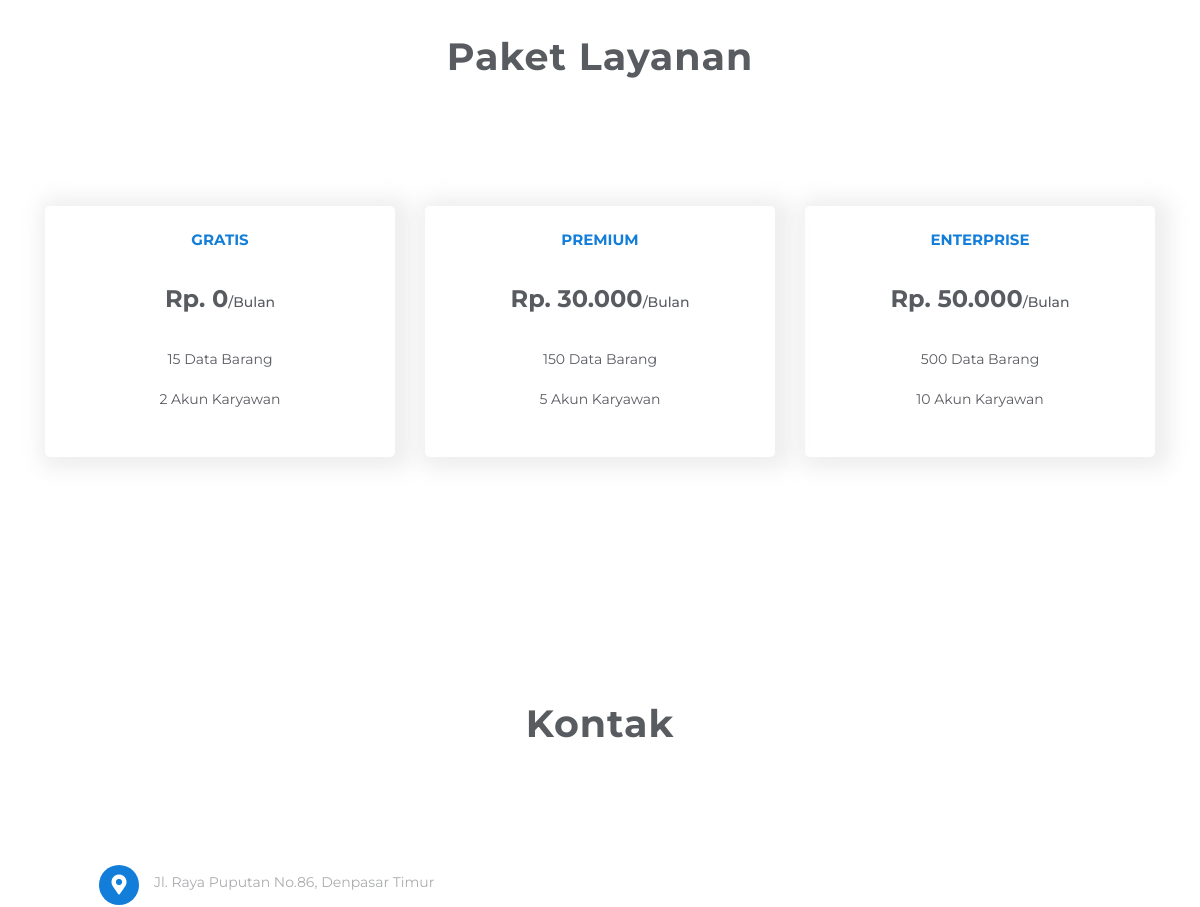
Before: / (middle part) with the older database file.
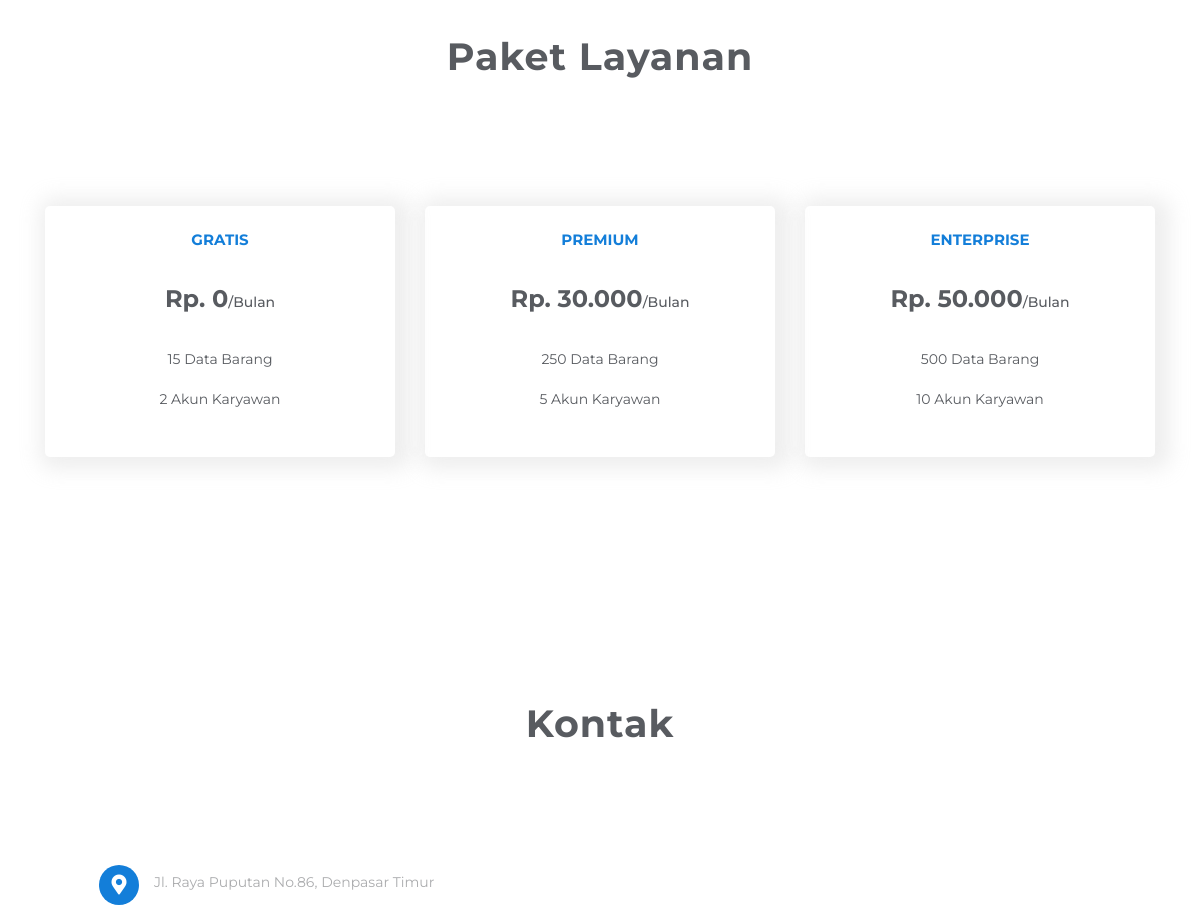
After: the same page with the newer database file.
### tables this page shows
CREATE TABLE `tb_paket` (
  `IdPaket` int(11) NOT NULL,
  `Nama` varchar(25) NOT NULL,
  `JumlahBarang` int(11) NOT NULL,
  `JumlahKaryawan` int(11) NOT NULL,
  `Harga` int(11) NOT NULL
);

CREATE TABLE `tb_user` (
  `IdUser` varchar(15) NOT NULL,
  `IdPerusahaan` varchar(15) NOT NULL,
  `NamaLengkap` varchar(100) NOT NULL,
  `Alamat` text DEFAULT NULL,
  `JenisKelamin` varchar(15) DEFAULT NULL,
  `Foto` varchar(255) DEFAULT NULL,
  `NomorTelepon` varchar(20) DEFAULT NULL,
  `Email` varchar(100) NOT NULL,
  `Password` varchar(255) NOT NULL,
  `Level` enum('Super Admin','Admin','Karyawan') NOT NULL,
  `Status` enum('Aktif','Tidak Aktif') NOT NULL,
  `TanggalDibuat` int(11) NOT NULL
);

### application/controllers/Home.php (called while the page is built, shortened)
<?php
class Home extends CI_Controller
{
    public function __construct()
    {
        $this->load->helper('rupiah_helper');
        $this->load->model('Paket_model', 'paket');
        $this->load->model('Profil_model', 'kontak');
    }
    public function index()
    {
        $data['paket_satu'] = $this->paket->paketSatu()->row_array();
        $data['paket_dua']  = $this->paket->paketDua()->row_array();
        $data['paket_tiga'] = $this->paket->paketTiga()->row_array();
        $data['kontak']     = $this->kontak->kontakLayanan()->row_array();
        $this->load->view('home', $data);
    }
}

### index.php (called while the page is built, shortened)
<?php
require_once BASEPATH.'core/CodeIgniter.php';

### application/models/Paket_model.php (called while the page is built, shortened)
<?php
class Paket_model extends CI_Model
{
    public function paketSatu()
    {
        $this->db->select('*');
        $this->db->from('tb_paket');
        $this->db->where('IdPaket', '1');
        $query = $this->db->get();
        return $query;
    }
    public function paketDua()
    {
        $this->db->select('*');
        $this->db->from('tb_paket');
        $this->db->where('IdPaket', '2');
        $query = $this->db->get();
        return $query;
    }
    public function paketTiga()
    {
        $this->db->select('*');
        $this->db->from('tb_paket');
        $this->db->where('IdPaket', '3');
        $query = $this->db->get();
        return $query;
    }
}

### application/helpers/rupiah_helper.php (called while the page is built, shortened)
<?php
if (!function_exists('rupiah')) {
    function rupiah($angka)
    {
        $rupiah = number_format($angka, 0, ',', '.');
        $hasil = "Rp. " . $rupiah;
        return $hasil;
    }
}

### application/models/Profil_model.php (called while the page is built, shortened)
<?php
class Profil_model extends CI_Model
{
    public function kontakLayanan()
    {
        $this->db->select('*');
        $this->db->from('tb_user');
        $this->db->where('IdUser', '1');
        $query = $this->db->get();
        return $query;
    }
}

### application/views/home.php (the view, shortened to what this page needs)
<!DOCTYPE html>
<html lang="en">
<head>
    <link rel="stylesheet" type="text/css" href="<?= base_url('assets'); ?>/bootstrap-4.5.3-dist/css/bootstrap.min.css">
    <link rel="stylesheet" type="text/css" href="<?= base_url('assets'); ?>/fontawesome-free/css/all.min.css">
    <link rel="stylesheet" type="text/css" href="<?= base_url('assets'); ?>/vanilla-opl/css/slicknav.css">
    <link rel="stylesheet" type="text/css" href="<?= base_url('assets'); ?>/vanilla-opl/css/owl.carousel.min.css">
    <link rel="stylesheet" type="text/css" href="<?= base_url('assets'); ?>/vanilla-opl/css/owl.theme.css">
    <link rel="stylesheet" type="text/css" href="<?= base_url('assets'); ?>/vanilla-opl/css/slick.css">
    <link rel="stylesheet" type="text/css" href="<?= base_url('assets'); ?>/vanilla-opl/css/slick-theme.css">
    <link rel="stylesheet" type="text/css" href="<?= base_url('assets'); ?>/vanilla-opl/css/animate.css">
    <link rel="stylesheet" type="text/css" href="<?= base_url('assets'); ?>/vanilla-opl/css/main.css">
    <link rel="stylesheet" type="text/css" href="<?= base_url('assets'); ?>/vanilla-opl/css/responsive.css">
</head>
<body>
    <section id="pricing" class="section-padding">
        <div class="container">
            <div class="section-header text-center">
                <h2 class="section-title wow fadeInDown" data-wow-delay="0.3s">Paket Layanan</h2>
            </div>
            <div class="row">
                <div class="col-lg-4 col-md-6 col-xs-12">
                    <div class="table wow fadeInLeft" data-wow-delay="0.3s">
                        <div class="title">
                            <h3><?= $paket_satu['Nama']; ?></h3>
                        </div>
                        <div class="pricing-header">
                            <p class="price-value"><?= rupiah($paket_satu['Harga']); ?><span>/Bulan</span></p>
                        </div>
                        <ul class="description">
                            <li><?= $paket_satu['JumlahBarang']; ?> Data Barang</li>
                            <li><?= $paket_satu['JumlahKaryawan']; ?> Akun Karyawan</li>
                        </ul>
                    </div>
                </div>
                <div class="col-lg-4 col-md-6 col-xs-12 active">
                    <div class="table wow fadeInUp" data-wow-delay="0.3s">
                        <div class="title">
                            <h3><?= $paket_dua['Nama']; ?></h3>
                        </div>
                        <div class="pricing-header">
                            <p class="price-value"><?= rupiah($paket_dua['Harga']); ?><span>/Bulan</span></p>
                        </div>
                        <ul class="description">
                            <li><?= $paket_dua['JumlahBarang']; ?> Data Barang</li>
                            <li><?= $paket_dua['JumlahKaryawan']; ?> Akun Karyawan</li>
                        </ul>
                    </div>
                </div>
                <div class="col-lg-4 col-md-6 col-xs-12">
                    <div class="table wow fadeInRight" data-wow-delay="0.3s">
                        <div class="title">
                            <h3><?= $paket_tiga['Nama']; ?></h3>
                        </div>
                        <div class="pricing-header">
                            <p class="price-value"><?= rupiah($paket_tiga['Harga']); ?><span>/Bulan</span></p>
                        </div>
                        <ul class="description">
                            <li><?= $paket_tiga['JumlahBarang']; ?> Data Barang</li>
                            <li><?= $paket_tiga['JumlahKaryawan']; ?> Akun Karyawan</li>
                        </ul>
                    </div>
                </div>
            </div>
        </div>
    </section>
    <section id="contact" class="section-padding">
        <div class="container">
            <div class="row">
                <div class="col-12">
                    <div class="section-header text-center">
                        <h2 class="section-title wow fadeInDown" data-wow-delay="0.3s">Kontak</h2>
                    </div>
                </div>
            </div>
            <div class="row contact-form-area wow fadeInUp" data-wow-delay="0.4s">
                <div class="col-md-12 col-lg-12 col-sm-12">
                    <div class="contact-right-area wow fadeIn">
                        <div class="contact-right">
                            <div class="single-contact">
                                <div class="contact-icon">
                                    <i class="fas fa-map-marker-alt"></i>
                                </div>
                                <p><?= $kontak['Alamat']; ?></p>
                            </div>
                        </div>
                    </div>
                </div>
            </div>
        </div>
    </section>
</body>
</html>

### assets/vanilla-opl/css/main.css (style rules this page uses)
html { overflow-x: hidden; }
body { background: #fff; font-size: 14px; font-weight: 400; font-family: "Montserrat", sans-serif; -webkit-box-sizing: border-box; -moz-box-sizing: border-box; box-sizing: border-box; -webkit-font-smoothing: subpixel-antialiased; color: #abacae; line-height: 25px; -webkit-backface-visibility: hidden; backface-visibility: hidden; overflow-x: hidden; }
h1, h2, h3, h4 { font-size: 38px; color: #000; font-weight: 700; font-family: "Montserrat", sans-serif; }
p { font-weight: 400; font-family: "Montserrat", sans-serif; margin: 0px; font-size: 14px; }
ul, ol { list-style: outside none none; margin: 0; padding: 0; }
ul li, ol li { list-style: none; }
.section-title { color: #585b60; font-size: 38px; text-align: center; letter-spacing: 1px; line-height: 1; margin-bottom: 100px; padding: 0 10px; position: relative; }
.section-padding { padding: 116px 0; }
#pricing { text-align: center; }
#pricing .title { padding-top: 25px; padding-bottom: 25px; }
#pricing .title h3 { text-transform: uppercase; color: #137ed9; font-size: 15px; margin-bottom: 0px; }
#pricing .table { margin-top: 30px; padding-bottom: 30px; border-radius: 5px; box-shadow: 5px 2px 20px 10px rgba(198, 198, 198, 0.3); -webkit-transition: all 0.3s linear; -moz-transition: all 0.3s linear; -ms-transition: all 0.3s linear; -o-transition: all 0.3s linear; transition: all 0.3s linear; }
#pricing .table .pricing-header { position: relative; padding-bottom: 20px; text-align: center; }
#pricing .table .pricing-header .price-value { font-size: 24px; color: #585b60; position: relative; text-align: center; font-weight: 700; line-height: 50px; }
#pricing .table .pricing-header .price-value span { font-size: 14px; font-weight: 500; }
#pricing .table .description { text-align: center; padding: 0px 50px; margin-bottom: 50px; height: 30px; }
#pricing .table .description li { font-size: 14px; font-weight: 400; color: #585b60; padding-bottom: 15px; }
#pricing .active { z-index: 99999; }
.contact-right-area { margin-left: 50px; }
.contact-right { padding: 4px; }
.contact-right .single-contact { margin: 20px 0px; padding: 3px 55px; position: relative; color: #abacae; }
.contact-right .single-contact p { margin-bottom: 5px; }
.contact-right .contact-icon { background: #137ed9; color: #fff; border-radius: 50%; font-size: 20px; height: 40px; left: 0; padding-top: 8px; position: absolute; text-align: center; top: 50%; -webkit-transform: translateY(-50%); transform: translateY(-50%); width: 40px; }
#contact { position: relative; overflow: hidden; }

Changed rows visible on the page:
changed tb_paket "Rp. 30.000": JumlahBarang "150" → "250"
